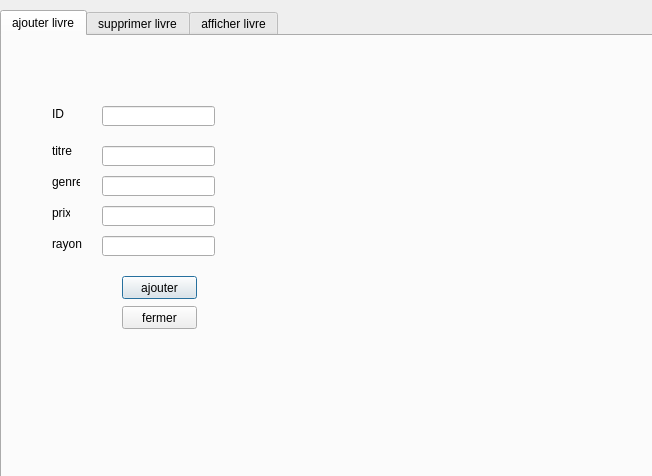
<?xml version="1.0" encoding="UTF-8"?>
<ui version="4.0">
 <class>gestion_livre</class>
 <widget class="QDialog" name="gestion_livre">
  <property name="geometry">
   <rect>
    <x>0</x>
    <y>0</y>
    <width>652</width>
    <height>476</height>
   </rect>
  </property>
  <property name="windowTitle">
   <string>Dialog</string>
  </property>
  <widget class="QTabWidget" name="tabWidget">
   <property name="geometry">
    <rect>
     <x>0</x>
     <y>10</y>
     <width>700</width>
     <height>500</height>
    </rect>
   </property>
   <property name="currentIndex">
    <number>0</number>
   </property>
   <widget class="QWidget" name="tab">
    <attribute name="title">
     <string>ajouter livre</string>
    </attribute>
    <widget class="QLabel" name="label">
     <property name="geometry">
      <rect>
       <x>50</x>
       <y>70</y>
       <width>16</width>
       <height>16</height>
      </rect>
     </property>
     <property name="styleSheet">
      <string notr="true">font: 75 10pt &quot;MS Shell Dlg 2&quot;;
font: 75 8pt &quot;MS Shell Dlg 2&quot;;</string>
     </property>
     <property name="text">
      <string>ID</string>
     </property>
    </widget>
    <widget class="QLabel" name="label_2">
     <property name="geometry">
      <rect>
       <x>50</x>
       <y>107</y>
       <width>20</width>
       <height>16</height>
      </rect>
     </property>
     <property name="text">
      <string>titre</string>
     </property>
    </widget>
    <widget class="QLabel" name="label_3">
     <property name="geometry">
      <rect>
       <x>50</x>
       <y>138</y>
       <width>28</width>
       <height>16</height>
      </rect>
     </property>
     <property name="text">
      <string>genre</string>
     </property>
    </widget>
    <widget class="QLabel" name="label_4">
     <property name="geometry">
      <rect>
       <x>50</x>
       <y>169</y>
       <width>18</width>
       <height>16</height>
      </rect>
     </property>
     <property name="text">
      <string>prix</string>
     </property>
    </widget>
    <widget class="QLabel" name="label_5">
     <property name="geometry">
      <rect>
       <x>50</x>
       <y>200</y>
       <width>32</width>
       <height>16</height>
      </rect>
     </property>
     <property name="text">
      <string>rayon</string>
     </property>
    </widget>
    <widget class="QLineEdit" name="lineEdit_id">
     <property name="geometry">
      <rect>
       <x>100</x>
       <y>70</y>
       <width>113</width>
       <height>20</height>
      </rect>
     </property>
    </widget>
    <widget class="QLineEdit" name="lineEdit_titre">
     <property name="geometry">
      <rect>
       <x>100</x>
       <y>110</y>
       <width>113</width>
       <height>20</height>
      </rect>
     </property>
    </widget>
    <widget class="QLineEdit" name="lineEdit_genre">
     <property name="geometry">
      <rect>
       <x>100</x>
       <y>140</y>
       <width>113</width>
       <height>20</height>
      </rect>
     </property>
    </widget>
    <widget class="QLineEdit" name="lineEdit_prix">
     <property name="geometry">
      <rect>
       <x>100</x>
       <y>170</y>
       <width>113</width>
       <height>20</height>
      </rect>
     </property>
    </widget>
    <widget class="QLineEdit" name="lineEdit_rayon">
     <property name="geometry">
      <rect>
       <x>100</x>
       <y>200</y>
       <width>113</width>
       <height>20</height>
      </rect>
     </property>
    </widget>
    <widget class="QPushButton" name="ajouter_pushButton">
     <property name="geometry">
      <rect>
       <x>120</x>
       <y>240</y>
       <width>75</width>
       <height>23</height>
      </rect>
     </property>
     <property name="text">
      <string>ajouter</string>
     </property>
    </widget>
    <widget class="QPushButton" name="fermer">
     <property name="geometry">
      <rect>
       <x>120</x>
       <y>270</y>
       <width>75</width>
       <height>23</height>
      </rect>
     </property>
     <property name="text">
      <string>fermer</string>
     </property>
    </widget>
   </widget>
   <widget class="QWidget" name="tab_4">
    <attribute name="title">
     <string>supprimer livre</string>
    </attribute>
    <widget class="QLineEdit" name="lineEdit_7">
     <property name="geometry">
      <rect>
       <x>80</x>
       <y>70</y>
       <width>113</width>
       <height>20</height>
      </rect>
     </property>
    </widget>
    <widget class="QPushButton" name="supprimer_pushButton">
     <property name="geometry">
      <rect>
       <x>240</x>
       <y>260</y>
       <width>75</width>
       <height>23</height>
      </rect>
     </property>
     <property name="text">
      <string>supprimer</string>
     </property>
    </widget>
    <widget class="QLabel" name="label_7">
     <property name="geometry">
      <rect>
       <x>50</x>
       <y>70</y>
       <width>32</width>
       <height>25</height>
      </rect>
     </property>
     <property name="text">
      <string>ID</string>
     </property>
    </widget>
    <widget class="QPushButton" name="fermer_2">
     <property name="geometry">
      <rect>
       <x>240</x>
       <y>300</y>
       <width>75</width>
       <height>23</height>
      </rect>
     </property>
     <property name="text">
      <string>fermer</string>
     </property>
    </widget>
   </widget>
   <widget class="QWidget" name="tab_3">
    <attribute name="title">
     <string>afficher livre</string>
    </attribute>
    <widget class="QTableView" name="tablivre">
     <property name="geometry">
      <rect>
       <x>310</x>
       <y>30</y>
       <width>331</width>
       <height>311</height>
      </rect>
     </property>
    </widget>
    <widget class="QLabel" name="label_6">
     <property name="geometry">
      <rect>
       <x>20</x>
       <y>60</y>
       <width>32</width>
       <height>25</height>
      </rect>
     </property>
     <property name="text">
      <string>ID</string>
     </property>
    </widget>
    <widget class="QPushButton" name="modifier_pushButton">
     <property name="geometry">
      <rect>
       <x>210</x>
       <y>250</y>
       <width>75</width>
       <height>23</height>
      </rect>
     </property>
     <property name="text">
      <string>modifier</string>
     </property>
    </widget>
    <widget class="QComboBox" name="comboBox_L">
     <property name="geometry">
      <rect>
       <x>70</x>
       <y>60</y>
       <width>69</width>
       <height>22</height>
      </rect>
     </property>
    </widget>
    <widget class="QLineEdit" name="lineEdit_rayon_2">
     <property name="geometry">
      <rect>
       <x>70</x>
       <y>193</y>
       <width>113</width>
       <height>20</height>
      </rect>
     </property>
    </widget>
    <widget class="QLineEdit" name="lineEdit_genre_2">
     <property name="geometry">
      <rect>
       <x>70</x>
       <y>133</y>
       <width>113</width>
       <height>20</height>
      </rect>
     </property>
    </widget>
    <widget class="QLabel" name="label_8">
     <property name="geometry">
      <rect>
       <x>20</x>
       <y>162</y>
       <width>18</width>
       <height>16</height>
      </rect>
     </property>
     <property name="text">
      <string>prix</string>
     </property>
    </widget>
    <widget class="QLabel" name="label_9">
     <property name="geometry">
      <rect>
       <x>20</x>
       <y>131</y>
       <width>28</width>
       <height>16</height>
      </rect>
     </property>
     <property name="text">
      <string>genre</string>
     </property>
    </widget>
    <widget class="QLabel" name="label_10">
     <property name="geometry">
      <rect>
       <x>20</x>
       <y>100</y>
       <width>20</width>
       <height>16</height>
      </rect>
     </property>
     <property name="text">
      <string>titre</string>
     </property>
    </widget>
    <widget class="QLabel" name="label_11">
     <property name="geometry">
      <rect>
       <x>20</x>
       <y>193</y>
       <width>32</width>
       <height>16</height>
      </rect>
     </property>
     <property name="text">
      <string>rayon</string>
     </property>
    </widget>
    <widget class="QLineEdit" name="lineEdit_prix_2">
     <property name="geometry">
      <rect>
       <x>70</x>
       <y>163</y>
       <width>113</width>
       <height>20</height>
      </rect>
     </property>
    </widget>
    <widget class="QLineEdit" name="lineEdit_titre_2">
     <property name="geometry">
      <rect>
       <x>70</x>
       <y>103</y>
       <width>113</width>
       <height>20</height>
      </rect>
     </property>
    </widget>
    <widget class="QCheckBox" name="checkBox">
     <property name="geometry">
      <rect>
       <x>490</x>
       <y>10</y>
       <width>70</width>
       <height>17</height>
      </rect>
     </property>
     <property name="text">
      <string>desc</string>
     </property>
    </widget>
    <widget class="QLineEdit" name="lineEdit">
     <property name="geometry">
      <rect>
       <x>350</x>
       <y>10</y>
       <width>113</width>
       <height>20</height>
      </rect>
     </property>
    </widget>
    <widget class="QLabel" name="label_12">
     <property name="geometry">
      <rect>
       <x>310</x>
       <y>10</y>
       <width>47</width>
       <height>13</height>
      </rect>
     </property>
     <property name="text">
      <string>Titre:</string>
     </property>
    </widget>
    <widget class="QPushButton" name="mail_pushButton">
     <property name="geometry">
      <rect>
       <x>430</x>
       <y>390</y>
       <width>75</width>
       <height>23</height>
      </rect>
     </property>
     <property name="text">
      <string>mailing</string>
     </property>
    </widget>
    <widget class="QPushButton" name="pushButton">
     <property name="geometry">
      <rect>
       <x>210</x>
       <y>280</y>
       <width>75</width>
       <height>23</height>
      </rect>
     </property>
     <property name="text">
      <string>fermer</string>
     </property>
    </widget>
   </widget>
  </widget>
 </widget>
 <resources/>
 <connections/>
</ui>
